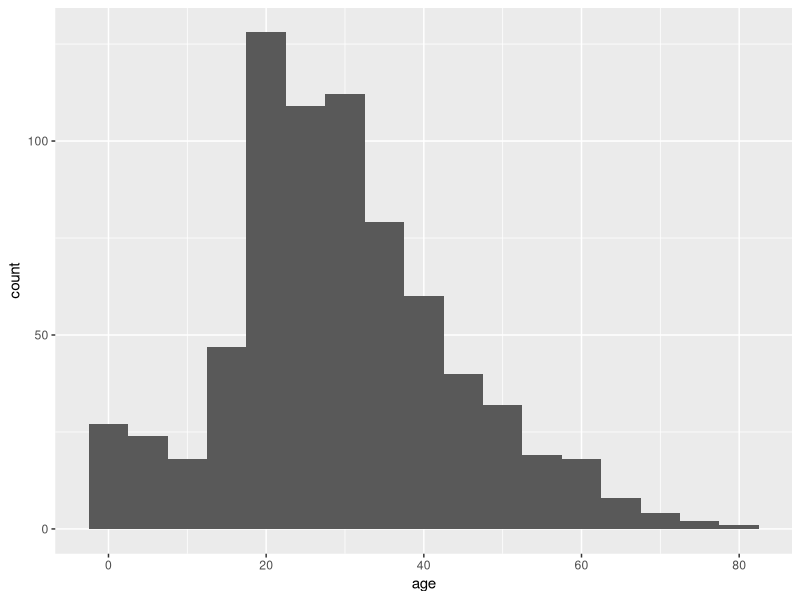
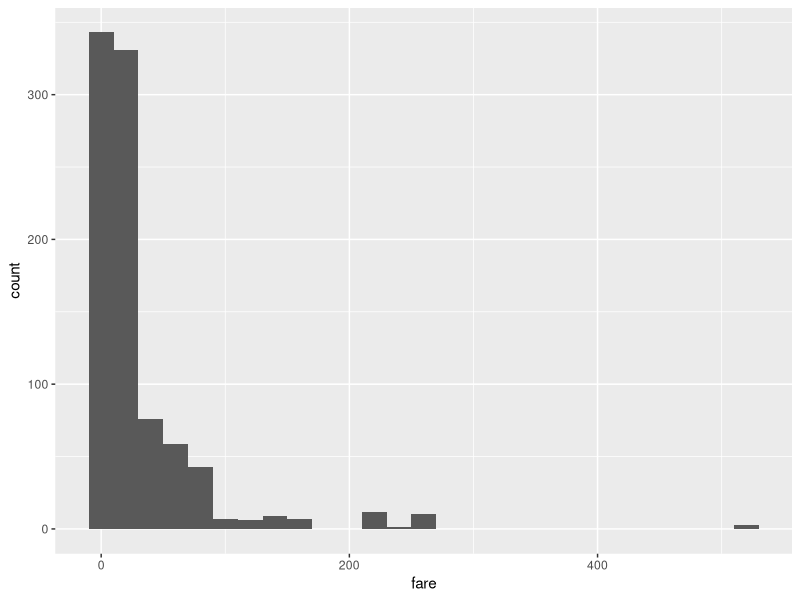

R code for these plots, in order:
#Home Work:3
#Problem Description: Write an R script to: 
# Read-in the titanic data (titanic_traning.csv).  
# Identify the severity of the missing value problem and data inconsistency problem. Specifically, generate
# a summary of missing values and inconsistent values for each of the features.

# List/Display all the records with missing values and/or inconsistent values. 
# Handle the missing values. 
# Correct the data inconsistency issue. 
# Store the clean data in a CSV file. 

#Inputs: Data file on titanic data 
#Output file: Clean data in a CSV file. 
#===============================================================================


#1. Read-in the titanic data (titanic_traning.csv).
###################################################
titanic.data <- read.csv("titanic_traning.csv")

#Explore the data
str(titanic.data)

# The data set has 9 attributes and 916 observations.
# The feature ID is nominal (though it's marked as integer) 
# The features age, sibsp, parch and fare are numeric
# The features sex and embarked are categorical
# The features pclass and survived are categorical (though it's marked as integer) 

#2. Data Summary 
################
# Summary of numeric variables
summary(titanic.data[c("age", "sibsp", "parch", "fare")]) 

#sibsp:	# of siblings / spouses aboard the Titanic	
#parch:	# of parents / children aboard the Titanic 


#Summary of categorical variable: pclass (Ticket class: 1 = 1st, 2 = 2nd, 3 = 3rd)
titanic.data$pclass <- as.factor(titanic.data$pclass)
summary(titanic.data$pclass)

# Summary of categorical variable: sex (Sex: Male, Female) )
titanic.data$sex <- as.factor(titanic.data$sex)
summary(titanic.data$sex)

#Summary of categorical variable: embarked (Port of Embarkation: C = Cherbourg, Q = Queenstown, S = Southampton)
titanic.data$embarked <- as.factor(titanic.data$embarked)
summary(titanic.data$embarked)

#Summary of categorical variable: survived (Survival: 0 = No, 1 = Yes)
titanic.data$survived <- as.factor(titanic.data$survived)
summary(titanic.data$survived)

#3. Summary of Missing Values and Inconsistent Values
#####################################################

# Create an empty summary table
num_of_Records <- nrow(titanic.data)
num_of_Features <- ncol(titanic.data) - 1

data.summary <- as.data.frame(matrix(nrow = num_of_Features, ncol = 5))

# Add table headings
colnames(data.summary) <- c("Features", "Missing Values", "% of Missing Values",
                            "Inconsistent Values", "% of Inconsistent Values")
# Add feature names in the first column
data.summary[,1] <- colnames(titanic.data[,-1])

# A. Compute missing values per feature
for (i in 1:num_of_Features) {
  data.summary[i,2] <- sum(is.na(titanic.data[,i]))
  data.summary[i,3] <- (sum(is.na(titanic.data[,i]))/num_of_Records)*100
}
# There are 188 missing values (20.524%) for the feature, age and 9 missing values (0.983%) for the feature, fare.


#B. Compute inconsistency in the data
#pclass feature --> No inconsistency
table(titanic.data$pclass) 

#age feature --> No inconsistency
table(titanic.data$age)

#sibsp feature --> No inconsistency
table(titanic.data$sibsp)

#parch feature --> No inconsistency
table(titanic.data$parch)

#fare feature --> No inconsistency
table(titanic.data$fare)

#survived feature --> No inconsistency
table(titanic.data$survived)

# pclass feature --> No inconsistency
table(titanic.data$pclass)

# sex feature --> Data inconsistency, as entries 'Female' instead of female and 'Male' instead of male.
table(titanic.data$sex)

# embarked feature --> Data inconsistency, as 'Queenstown' instead of Q.
table(titanic.data$embarked)


#Need to count data inconsistency for sex
inconsistent.count_sex = num_of_Records
for(i in 1:num_of_Records) {
  if((titanic.data$sex[i] == "female") || (titanic.data$sex[i] == "male")) {
    inconsistent.count_sex = inconsistent.count_sex - 1
  }
}
row_id <- which(data.summary$Features == "sex")
data.summary[row_id,4] <- inconsistent.count_sex
data.summary[row_id,5] <- (inconsistent.count_sex/num_of_Records)*100
View(data.summary)

#Need to count data inconsistency for embarked
inconsistent.count_emb = num_of_Records
for(i in 1:num_of_Records) {
  if((titanic.data$embarked[i] == "Q") || (titanic.data$embarked[i] == "C") || (titanic.data$embarked[i] == "S")) {
    inconsistent.count_emb = inconsistent.count_emb - 1
  }
}
row_id <- which(data.summary$Features == "embarked")
data.summary[row_id,4] <- inconsistent.count_emb
data.summary[row_id,5] <- (inconsistent.count_emb/num_of_Records)*100
View(data.summary)


# 4. List/Display all the records with missing values and/or inconsistent values.
#################################################################################
library("tidyverse")
missing_age <- titanic.data %>% filter(is.na(titanic.data$age))
missing_fare <- titanic.data %>% filter(is.na(titanic.data$fare))
inconsistent_sex <- titanic.data %>% filter(!(sex == 'male' | sex == 'female'))
inconsistent_emb <- titanic.data %>% filter(!(embarked == 'C' | embarked == 'Q'| embarked == 'S'))

missing_inconsistent_records <- rbind(missing_age, missing_fare, inconsistent_sex, inconsistent_emb)
print("List of all the records with missing values and/or inconsistent values")
missing_inconsistent_records

#Check if the missing/inconsistent records shown below are correct by matching the count from data.summary. 
nrow(rbind(missing_age, missing_fare, inconsistent_sex, inconsistent_emb))
# Yes, the below list is correct since it is matching with the total number of 204


#5. Handle the missing values and data inconsistency. 
#####################################################

# Let's correct the data inconsistency issues first in the attributes, sex and embarked
#######################################################################################
#feature - sex
for (i in 1:num_of_Records) {
  if(titanic.data$sex[i] == "Female") {
    titanic.data$sex[i] = "female"
  }
  else if (titanic.data$sex[i] == "Male") {
    titanic.data$sex[i] = "male"
  }
}

#feature - embarked
for(i in 1:num_of_Records) {
  if(titanic.data$embarked[i] == "Queenstown") {
    titanic.data$embarked[i] = "Q"
  }
}

# Recheck the sex feature --> No inconsistency
table(titanic.data$sex)

# Recheck the embarked feature --> No inconsistency
table(titanic.data$embarked)

# Handle the missing values
###########################
# impute missing info for Age
#############################
#install.package("ggplot2") # Install ggplot package
library("ggplot2")

#Plot the histogram for the feature age
ggplot(data = titanic.data) +
  geom_histogram(mapping = aes(x = age), binwidth = 5)

# Histogram appears to be normally distributed and hence mean of age, grouped by sex may be used to handle missing values.
titanic.data %>% group_by(sex) %>% summarise(mean = mean(age, na.rm = TRUE)) # checking the mean age, grouped by sex

#replace the Null values with mean age grouped by sex

titanic.data <- titanic.data %>% 
  group_by(sex) %>% 
  mutate(age = ifelse(is.na(age), 
                            mean(age, na.rm = TRUE),
                            age))

# Impute missing info for fare
##############################
# Plot the histogram for the feature fare
ggplot(data = titanic.data) +
  geom_histogram(mapping = aes(x = fare), binwidth = 20)
# Histogram appears to be skewed and hence median of fare, grouped by pclass may be used handle missing values.
titanic.data %>% group_by(pclass) %>% summarise(median = median(fare, na.rm = TRUE)) #check the median fare, grouped by pclass

#Replace the Null values with median fare grouped by pclass
titanic.data <- titanic.data %>%
  group_by(pclass) %>%
  mutate(fare = ifelse(is.na(fare),
                       median(fare, na.rm = TRUE),
                       fare))


# 6. Store the clean data in a CSV file. 
########################################
write.csv(file = "HW3_Team3_titanic_training_cleaned.csv", titanic.data, row.names = FALSE)



